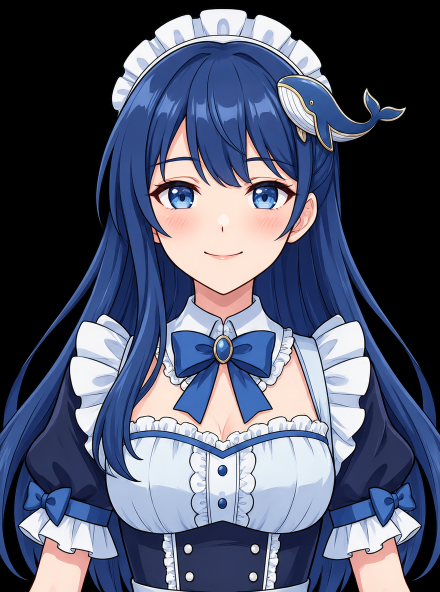
#> input picture art/xiaoxun/head/head_test_front.png, 880 x 1184 px, found by its file name (shown at 1/2 size)
$ python place_closed_eyes.py
#> lines starting #> are read from the running program, lines starting #| are printed output that depends on the picture; after the words box and inside, x2 and y2 are one past the last pixel; in counts of white or black regions, pixels touching at a corner belong together
import numpy as np
from PIL import Image
from scipy import ndimage
B=np.asarray(Image.open('/home/user/xiyouxiaoshuo/art/xiaoxun/head/head_test_front.png').convert('RGB')).astype(np.float32)
H,W=B.shape[:2]
#> H = 1184; W = 880
def inpaint(img, hole, iters=60):
    known=(~hole).astype(np.float32); f=img.copy(); f[hole]=0; w=known.copy()
    for _ in range(iters):
        num=np.stack([ndimage.gaussian_filter(f[...,c]*w,2) for c in range(3)],-1)
        den=ndimage.gaussian_filter(w,2)[...,None]+1e-6
        fill=num/den
        f=np.where(hole[...,None],fill,img)
        w=np.where(hole,np.clip(den[...,0],0,1),known)
    return f
yy,xx=np.mgrid[0:H,0:W]
hole=np.zeros((H,W),bool)
for bx0,by0,bx1,by1 in [(292,360,392,430),(486,360,586,430)]:
    cx,cy=(bx0+bx1)/2,(by0+by1)/2; rx,ry=(bx1-bx0)/2+6,(by1-by0)/2+6
    hole|=((xx-cx)/rx)**2+((yy-cy)/ry)**2<=1
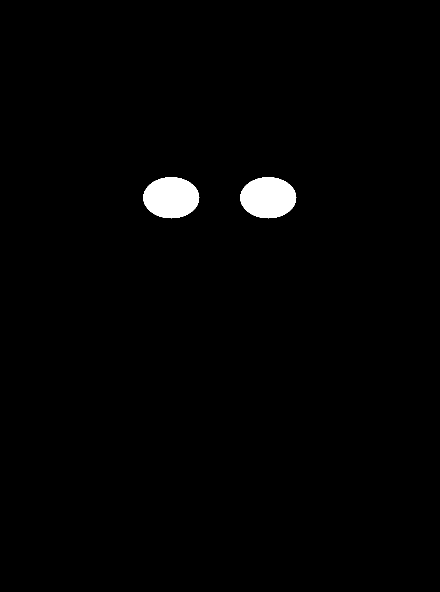
#> hole: shape (1184, 880) bool (shown at 1/2 size); 1.4% white; 2 white regions, box (x1, y1, x2, y2) and area: (286, 354, 399, 437) 7211, (480, 354, 593, 437) 7211
filled=inpaint(B,hole)
#> the loop in inpaint, `for _ in range(iters):` made 60 passes
#> pass 1, in inpaint, `num=np.stack([ndimage.gaussian_filter(f[...,c]*w,2) for c in range(3)]..`:
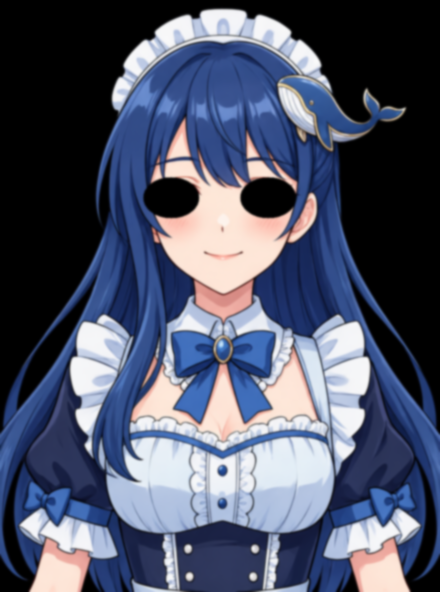
#> num: shape (1184, 880, 3) float32 (shown at 1/2 size); mean R, G, B 77.9, 84.2, 105.1
#> pass 1, in inpaint, `den=ndimage.gaussian_filter(w,2)[...,None]+1e-6`:
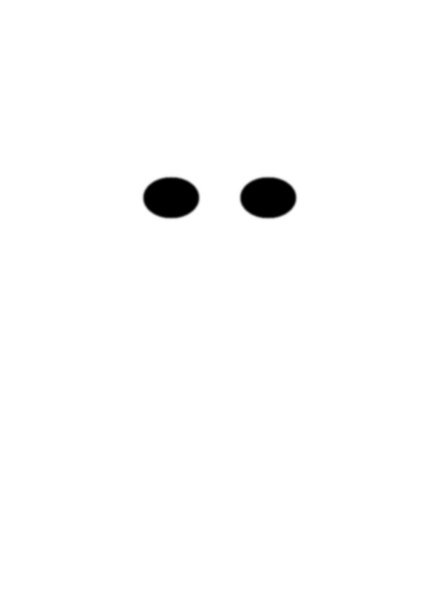
#> den: shape (1184, 880, 1) float32 (shown at 1/2 size); min 1e-06, max 1, mean 0.986
hs=ndimage.gaussian_filter(hole.astype(np.float32),2)[...,None]
base2=filled*hs+B*(1-hs)
L=np.asarray(Image.open('/home/user/xiyouxiaoshuo/art/xiaoxun/head/parts/eyes_closed_tight.png').convert('RGBA')).astype(np.float32)
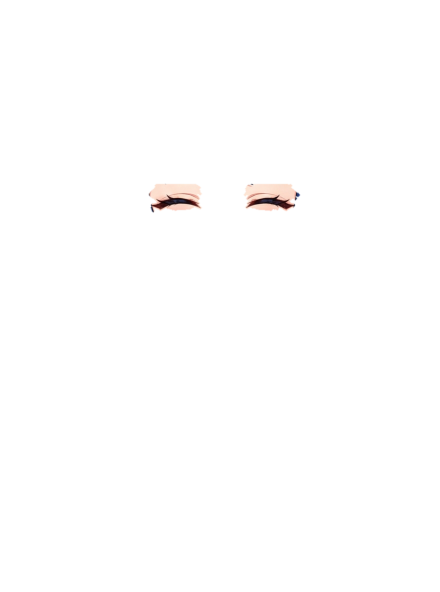
#> input picture art/xiaoxun/head/parts/eyes_closed_tight.png, 880 x 1184 px, found by its file name (shown at 1/2 size)
a=L[...,3:4]/255.0
out=base2*(1-a)+L[...,:3]*a
out=np.clip(out,0,255).astype(np.uint8)
Image.fromarray(out).save('/home/user/xiyouxiaoshuo/art/xiaoxun/head/eyes/head_closed_eyes_try.png')
Image.fromarray(out).crop((240,300,640,480)).resize((800,360)).save('/tmp/closed_crop.png')
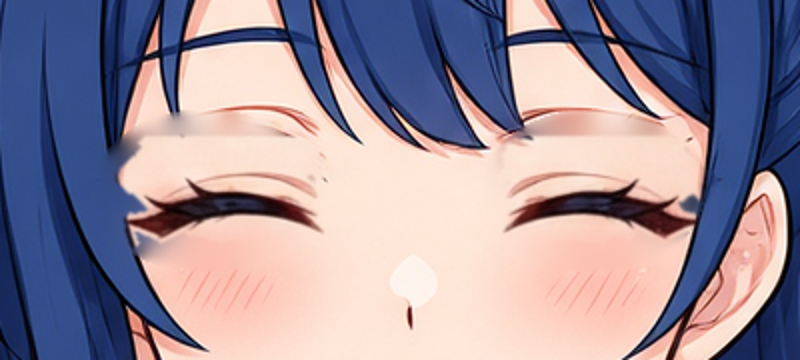
#> saved as closed_crop.png: PIL image 800x360 RGB; mean R, G, B 154.8, 142.1, 155.5
print('ok')
